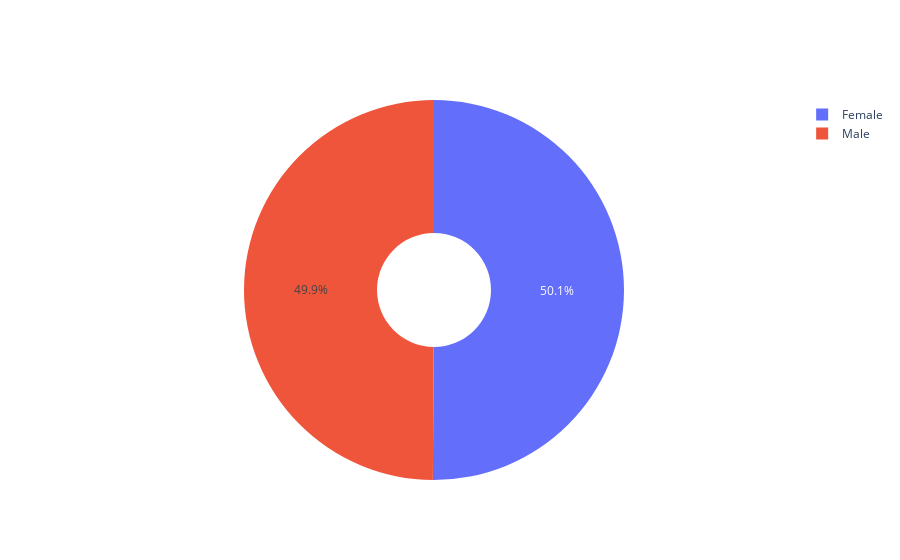

Write notebook code for a chart like this one.
### Code cell
import plotly.graph_objects as go

labels = ['Female','Male']
values = [ 511795, 509860]

# Use `hole` to create a donut-like pie chart
fig = go.Figure(data=[go.Pie(labels=labels, values=values, hole=.3)])
fig.show()

### Figure 1 — Plotly figure (JSON) as saved in the notebook; plotly's stock layout.template omitted (floating-point values rounded to 4 significant figures)
{"data": [{"hole": 0.3, "labels": ["Female", "Male"], "type": "pie", "values": [511795, 509860]}], "layout": {}}
